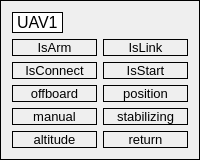
             <widget class="QGroupBox" name="groupBox">
              <property name="autoFillBackground">
               <bool>false</bool>
              </property>
              <property name="styleSheet">
               <string notr="true">border: 1px solid rgb(0, 0, 0)</string>
              </property>
              <property name="title">
               <string/>
              </property>
              <layout class="QVBoxLayout" name="verticalLayout_6">
               <item>
                <widget class="QLabel" name="uav1_label">
                 <property name="sizePolicy">
                  <sizepolicy hsizetype="Fixed" vsizetype="Fixed">
                   <horstretch>0</horstretch>
                   <verstretch>0</verstretch>
                  </sizepolicy>
                 </property>
                 <property name="font">
                  <font>
                   <pointsize>12</pointsize>
                  </font>
                 </property>
                 <property name="styleSheet">
                  <string notr="true">background-color:rgb(255, 255, 255)</string>
                 </property>
                 <property name="text">
                  <string>UAV1</string>
                 </property>
                </widget>
               </item>
               <item>
                <layout class="QVBoxLayout" name="verticalLayout_5">
                 <item>
                  <layout class="QHBoxLayout" name="horizontalLayout">
                   <item>
                    <layout class="QVBoxLayout" name="verticalLayout">
                     <item>
                      <widget class="QLabel" name="uav1_is_arm">
                       <property name="sizePolicy">
                        <sizepolicy hsizetype="Expanding" vsizetype="Fixed">
                         <horstretch>0</horstretch>
                         <verstretch>0</verstretch>
                        </sizepolicy>
                       </property>
                       <property name="font">
                        <font>
                         <pointsize>10</pointsize>
                        </font>
                       </property>
                       <property name="styleSheet">
                        <string notr="true">border: 1px solid rgb(0, 0, 0)</string>
                       </property>
                       <property name="text">
                        <string>IsArm</string>
                       </property>
                       <property name="alignment">
                        <set>Qt::AlignCenter</set>
                       </property>
                      </widget>
                     </item>
                     <item>
                      <widget class="QLabel" name="uav1_is_connect">
                       <property name="sizePolicy">
                        <sizepolicy hsizetype="Expanding" vsizetype="Fixed">
                         <horstretch>0</horstretch>
                         <verstretch>0</verstretch>
                        </sizepolicy>
                       </property>
                       <property name="font">
                        <font>
                         <pointsize>10</pointsize>
                        </font>
                       </property>
                       <property name="text">
                        <string>IsConnect</string>
                       </property>
                       <property name="alignment">
                        <set>Qt::AlignCenter</set>
                       </property>
                      </widget>
                     </item>
                    </layout>
                   </item>
                   <item>
                    <layout class="QVBoxLayout" name="verticalLayout_2">
                     <item>
                      <widget class="QLabel" name="uav1_is_link">
                       <property name="sizePolicy">
                        <sizepolicy hsizetype="Expanding" vsizetype="Fixed">
                         <horstretch>0</horstretch>
                         <verstretch>0</verstretch>
                        </sizepolicy>
                       </property>
                       <property name="font">
                        <font>
                         <pointsize>10</pointsize>
                        </font>
                       </property>
                       <property name="text">
                        <string>IsLink</string>
                       </property>
                       <property name="alignment">
                        <set>Qt::AlignCenter</set>
                       </property>
                      </widget>
                     </item>
                     <item>
                      <widget class="QLabel" name="uav1_is_start">
                       <property name="sizePolicy">
                        <sizepolicy hsizetype="Expanding" vsizetype="Fixed">
                         <horstretch>0</horstretch>
                         <verstretch>0</verstretch>
                        </sizepolicy>
                       </property>
                       <property name="font">
                        <font>
                         <pointsize>10</pointsize>
                        </font>
                       </property>
                       <property name="text">
                        <string>IsStart</string>
                       </property>
                       <property name="alignment">
                        <set>Qt::AlignCenter</set>
                       </property>
                      </widget>
                     </item>
                    </layout>
                   </item>
                  </layout>
                 </item>
                 <item>
                  <layout class="QHBoxLayout" name="horizontalLayout_2">
                   <item>
                    <layout class="QVBoxLayout" name="verticalLayout_3">
                     <item>
                      <widget class="QLabel" name="uav1_offboard">
                       <property name="sizePolicy">
                        <sizepolicy hsizetype="Expanding" vsizetype="Fixed">
                         <horstretch>0</horstretch>
                         <verstretch>0</verstretch>
                        </sizepolicy>
                       </property>
                       <property name="font">
                        <font>
                         <pointsize>10</pointsize>
                        </font>
                       </property>
                       <property name="text">
                        <string>offboard</string>
                       </property>
                       <property name="alignment">
                        <set>Qt::AlignCenter</set>
                       </property>
                      </widget>
                     </item>
                     <item>
                      <widget class="QLabel" name="uav1_manual">
                       <property name="sizePolicy">
                        <sizepolicy hsizetype="Expanding" vsizetype="Fixed">
                         <horstretch>0</horstretch>
                         <verstretch>0</verstretch>
                        </sizepolicy>
                       </property>
                       <property name="font">
                        <font>
                         <pointsize>10</pointsize>
                        </font>
                       </property>
                       <property name="text">
                        <string>manual</string>
                       </property>
                       <property name="alignment">
                        <set>Qt::AlignCenter</set>
                       </property>
                      </widget>
                     </item>
                     <item>
                      <widget class="QLabel" name="uav1_altitude">
                       <property name="sizePolicy">
                        <sizepolicy hsizetype="Expanding" vsizetype="Fixed">
                         <horstretch>0</horstretch>
                         <verstretch>0</verstretch>
                        </sizepolicy>
                       </property>
                       <property name="font">
                        <font>
                         <pointsize>10</pointsize>
                        </font>
                       </property>
                       <property name="text">
                        <string>altitude</string>
                       </property>
                       <property name="alignment">
                        <set>Qt::AlignCenter</set>
                       </property>
                      </widget>
                     </item>
                    </layout>
                   </item>
                   <item>
                    <layout class="QVBoxLayout" name="verticalLayout_4">
                     <item>
                      <widget class="QLabel" name="uav1_position">
                       <property name="sizePolicy">
                        <sizepolicy hsizetype="Expanding" vsizetype="Fixed">
                         <horstretch>0</horstretch>
                         <verstretch>0</verstretch>
                        </sizepolicy>
                       </property>
                       <property name="font">
                        <font>
                         <pointsize>10</pointsize>
                        </font>
                       </property>
                       <property name="text">
                        <string>position</string>
                       </property>
                       <property name="alignment">
                        <set>Qt::AlignCenter</set>
                       </property>
                      </widget>
                     </item>
                     <item>
                      <widget class="QLabel" name="uav1_stabilizing">
                       <property name="sizePolicy">
                        <sizepolicy hsizetype="Expanding" vsizetype="Fixed">
                         <horstretch>0</horstretch>
                         <verstretch>0</verstretch>
                        </sizepolicy>
                       </property>
                       <property name="font">
                        <font>
                         <pointsize>10</pointsize>
                        </font>
                       </property>
                       <property name="text">
                        <string>stabilizing</string>
                       </property>
                       <property name="alignment">
                        <set>Qt::AlignCenter</set>
                       </property>
                      </widget>
                     </item>
                     <item>
                      <widget class="QLabel" name="uav1_return">
                       <property name="sizePolicy">
                        <sizepolicy hsizetype="Expanding" vsizetype="Fixed">
                         <horstretch>0</horstretch>
                         <verstretch>0</verstretch>
                        </sizepolicy>
                       </property>
                       <property name="font">
                        <font>
                         <pointsize>10</pointsize>
                        </font>
                       </property>
                       <property name="text">
                        <string>return</string>
                       </property>
                       <property name="alignment">
                        <set>Qt::AlignCenter</set>
                       </property>
                      </widget>
                     </item>
                    </layout>
                   </item>
                  </layout>
                 </item>
                </layout>
               </item>
              </layout>
             </widget>
